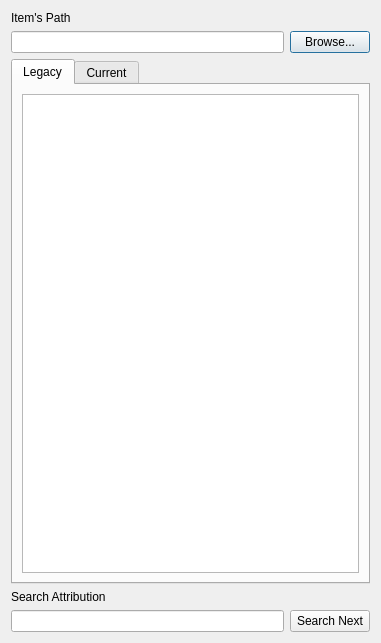
<?xml version="1.0" encoding="UTF-8"?>
<ui version="4.0">
 <class>Dialog</class>
 <widget class="QDialog" name="Dialog">
  <property name="geometry">
   <rect>
    <x>0</x>
    <y>0</y>
    <width>381</width>
    <height>643</height>
   </rect>
  </property>
  <property name="windowTitle">
   <string>Dialog</string>
  </property>
  <layout class="QVBoxLayout" name="verticalLayout_3">
   <item>
    <widget class="QLabel" name="label">
     <property name="text">
      <string>Item's Path</string>
     </property>
    </widget>
   </item>
   <item>
    <layout class="QHBoxLayout" name="horizontalLayout">
     <item>
      <widget class="QLineEdit" name="lineEdit_item_path"/>
     </item>
     <item>
      <widget class="QPushButton" name="pushButton_browse">
       <property name="text">
        <string>Browse...</string>
       </property>
      </widget>
     </item>
    </layout>
   </item>
   <item>
    <widget class="QTabWidget" name="tabWidget">
     <property name="currentIndex">
      <number>0</number>
     </property>
     <widget class="QWidget" name="Legacy">
      <attribute name="title">
       <string>Legacy</string>
      </attribute>
      <layout class="QVBoxLayout" name="verticalLayout">
       <item>
        <widget class="QTableView" name="tableView_attr"/>
       </item>
      </layout>
     </widget>
     <widget class="QWidget" name="Current">
      <attribute name="title">
       <string>Current</string>
      </attribute>
      <layout class="QVBoxLayout" name="verticalLayout_2">
       <item>
        <widget class="QTreeView" name="treeView"/>
       </item>
      </layout>
     </widget>
    </widget>
   </item>
   <item>
    <widget class="QLabel" name="label_2">
     <property name="text">
      <string>Search Attribution</string>
     </property>
    </widget>
   </item>
   <item>
    <layout class="QHBoxLayout" name="horizontalLayout_2">
     <item>
      <widget class="QLineEdit" name="lineEdit_search"/>
     </item>
     <item>
      <widget class="QPushButton" name="pushButton_search_next">
       <property name="text">
        <string>Search Next</string>
       </property>
      </widget>
     </item>
    </layout>
   </item>
  </layout>
 </widget>
 <resources/>
 <connections/>
</ui>
